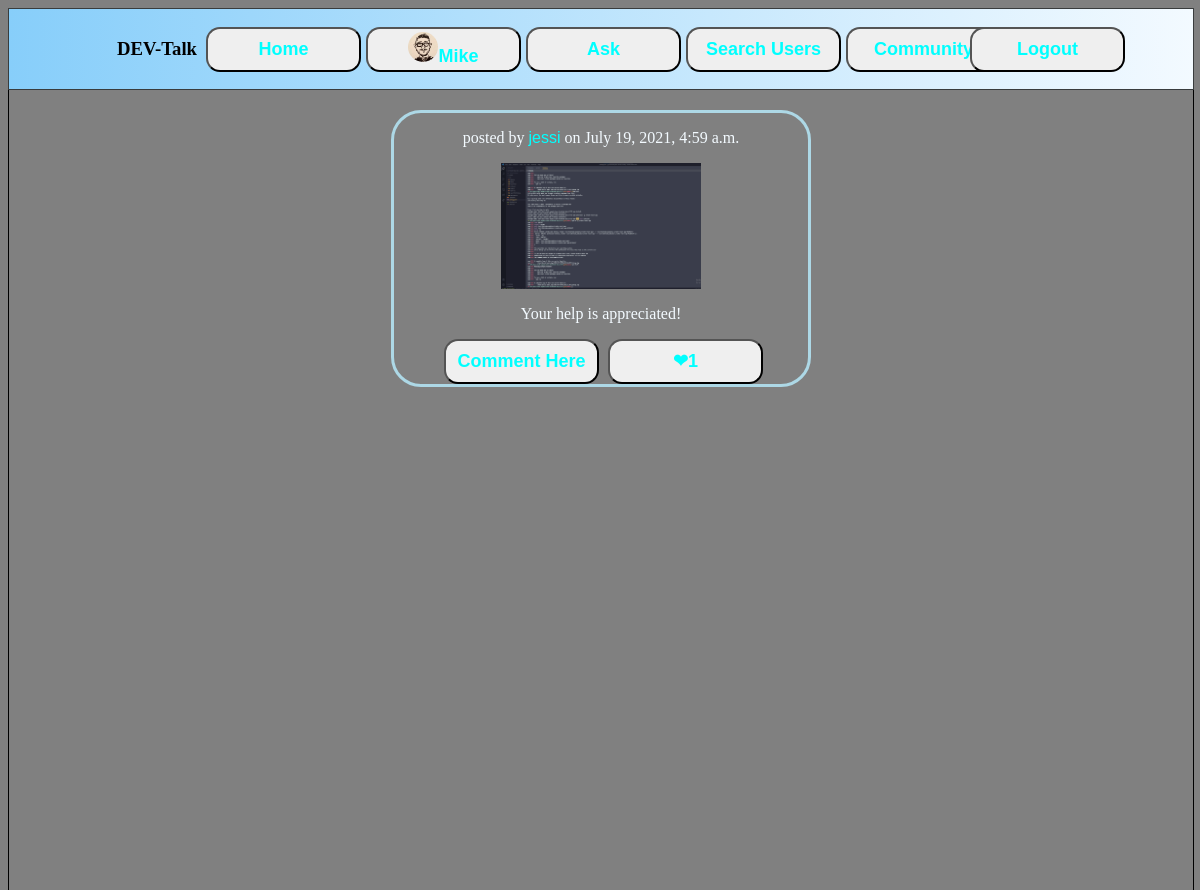
The app's page /community/post/4/ (signed in), older data.
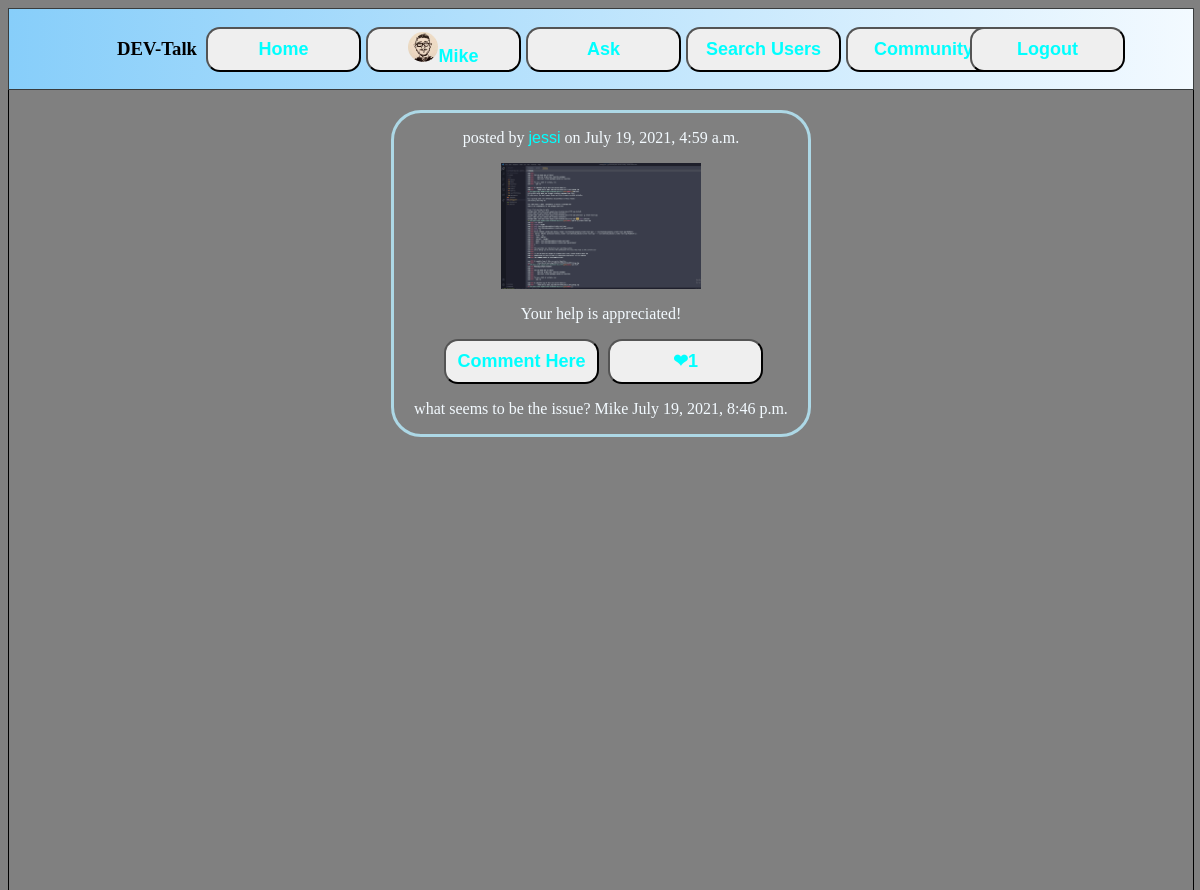
The same page, newer data.
### community/models.py (models this page shows, shortened)
class CommunityComment(models.Model):
    post = models.ForeignKey(
        CommunityImage, on_delete=models.CASCADE, related_name="community_comments")
    sender = models.ForeignKey(Uzer, on_delete=models.CASCADE)
    body = models.TextField(max_length=500)
    time = models.DateTimeField(auto_now_add=True)
    class Meta:
        ordering = ['-time']

### custom_users/models.py (models this page shows, shortened)
class Uzer(AbstractUser):
    avatar = models.ImageField(upload_to='profile_pics/', default='')
    following = models.ManyToManyField('self', symmetrical=False, related_name='follow_person')
    followers = models.ManyToManyField('self', symmetrical=False, related_name='follower')
    bio = models.TextField(max_length=500, blank=True, null=True)
    location = models.CharField(blank=True, max_length=150, null=True)
    github = models.URLField(blank=True, null=True)
    linkedin = models.URLField(blank=True, null=True)
    portfolio = models.URLField(blank=True, null=True)
    def __str__(self):
        return self.username

### community/views.py (the view)
# urls.py: path('community/post/<int:pk>/', DetailPostView),
def DetailPostView(request, pk):
    post = CommunityImage.objects.get(id=pk)
    return render(request, 'community_detail.html', {'post': post})

### templates/community_detail.html (shortened to what this page needs)
{% load static %}
<!DOCTYPE html>
<html lang="en">
<head>
  <link rel="stylesheet" href="/static/index.css/">
</head>
<body>
  {%if request.user.is_authenticated%}
  <div class="Header">
    <div class="Header__Left">
      <h3>DEV-Talk</h3>
    </div>
    <div class="Header__Center">
      <a href="/">
        <button><strong>Home</strong></button>
      </a>
      <a href="/profile/{{request.user.id}}/">
        <button><img src="/media/images/{{request.user.avatar}}/" style="width: 30px; border-radius: 50%;"><strong>{{request.user.username}}</strong></stron></button>
      </a>
      <a href="/community/uploads/"><button><strong>Ask</strong></button></a>
      <a href="/users/">
        <button><strong>Search Users</strong></button>
      </a>
      <a href="/community/">
        <button><strong>Community</strong></button>
      </a>
    </div>
    <div class="Header__Right">
      <a href="/logout/"><button>Logout</button></a>
    </div>
  </div>
  <div class="container">
    <div class="Feed">
      <div class='Post'>
        <div class="post_header">
          <p>posted by <a href="/profile/{{post.author.id}}/">{{post.author}}</a> on {{post.created_at}}</p>
        </div>
        <img src="/media/{{post.image}}/" alt='post-img' style="width: 200px;" />
        <div class="post_caption">
          <p>{{post.caption}}</p>
        </div>
        <div>
          <button><a href='/community/comment/{{post.id}}/add'> Comment Here </a></button>
          <a href="/community/uploads-like/{{post.id}}/"><button>❤{{post.likes.count}}</button></a>
        </div>
        {% for comment in post.community_comments.all %}
        <div>
          <p>{{comment.body}}
            {{comment.sender}} {{comment.time}}</p>
        </div>
        {% endfor %}
      </div>
      {% endif %}
</body>
</html>

Row changes from the older to the newer data that the page shows:
added CommunityComment: body "what seems to be the issue?", sender "Mike", time "July 19, 2021, 8:46 p.m."
